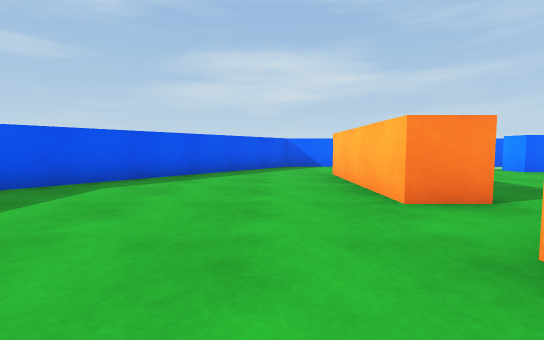
View 1 (above)

24 first-person views from a walk through a Unity game level. The camera is 0.62 m above the floor, tilts 4° down and sees 85° across. The floor is counted in squares, 1 m on a side. Each view is taken from the middle of a square. On the plan, view 1 faces up. The plan holds only what a view shows up to about 9 squares ahead; the rest is blank. The place goes on beyond the plan. Surface patterns are stand-ins for the level's own textures.

View 2
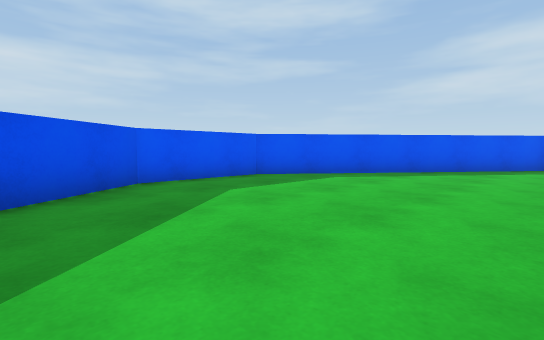

View 3
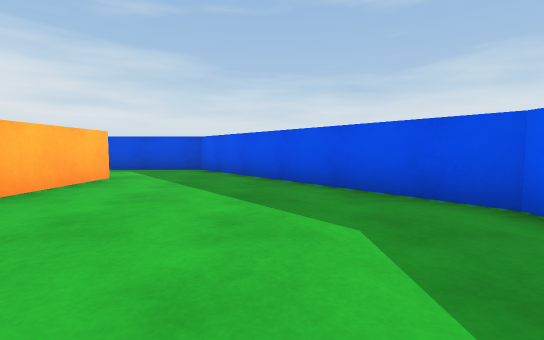

View 4
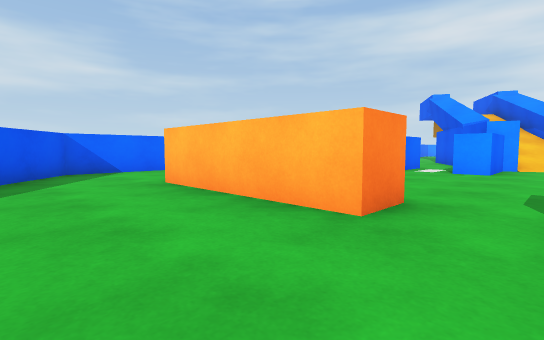

View 5
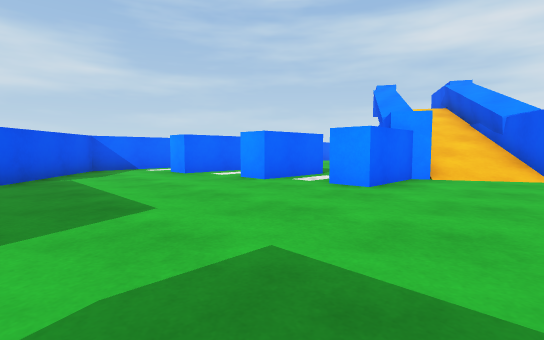

View 6
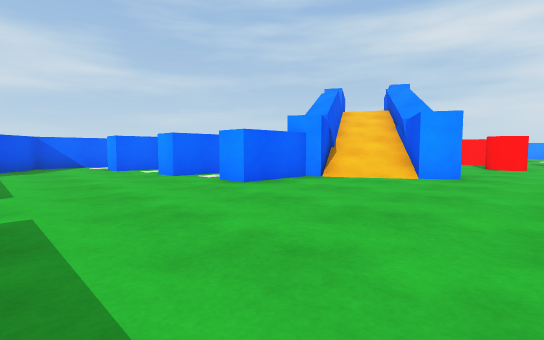

View 7
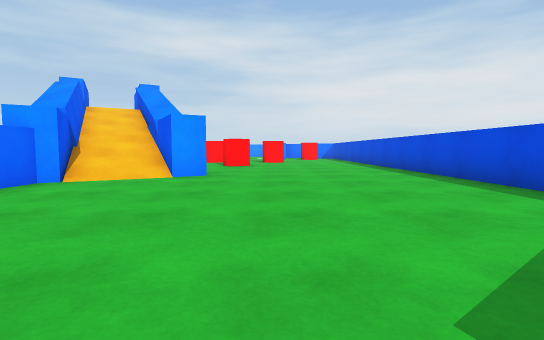

View 8
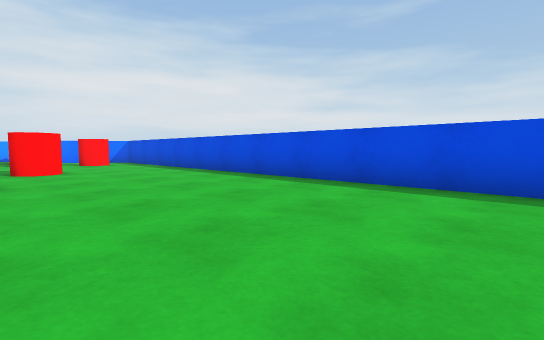

View 9
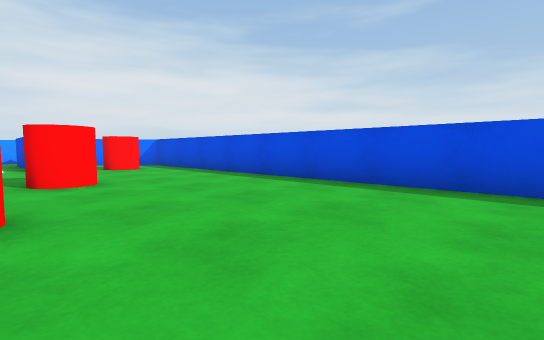

View 10
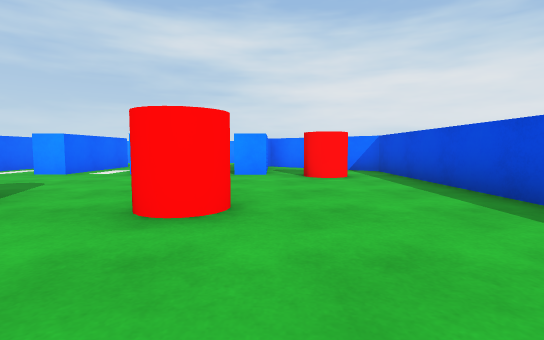

View 11
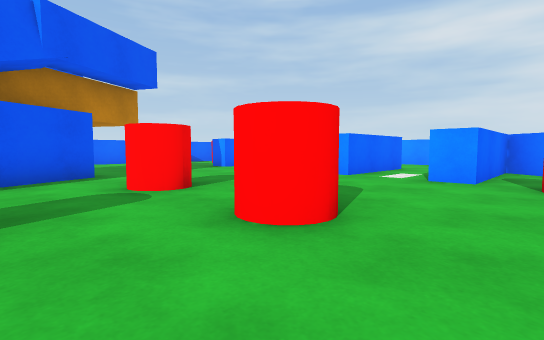

View 12
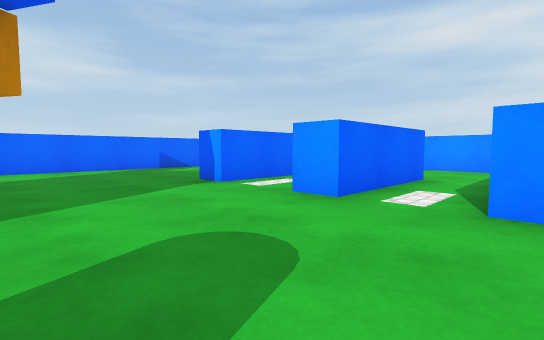

View 13
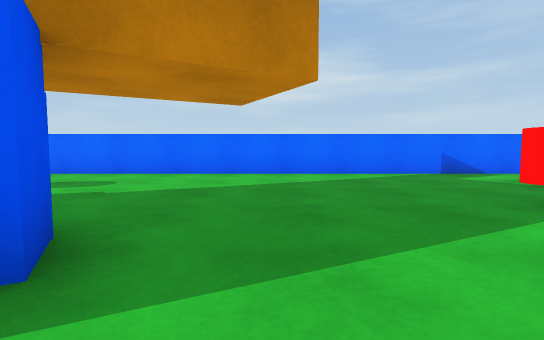

View 14
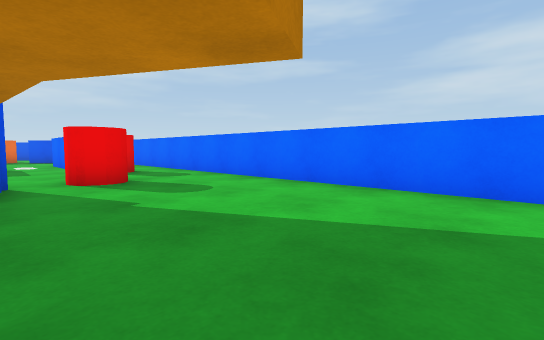

View 15
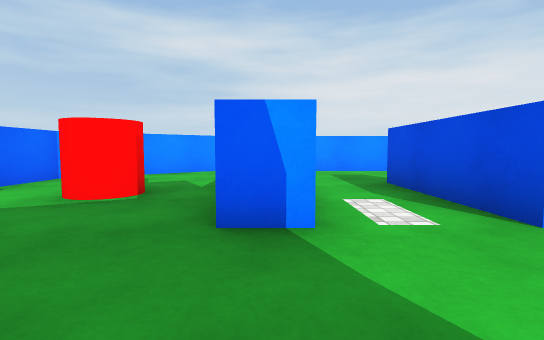

View 16
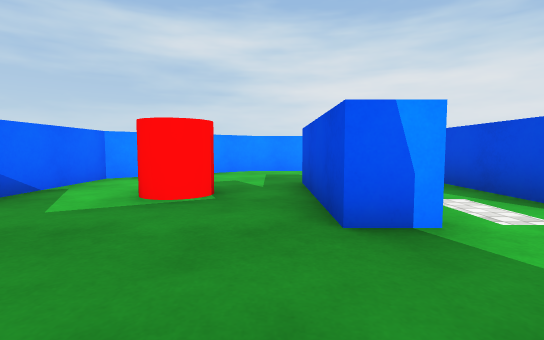

View 17
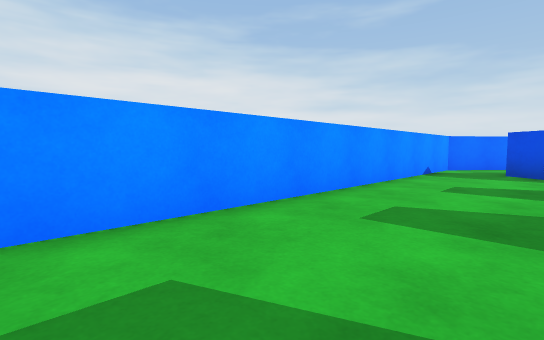

View 18
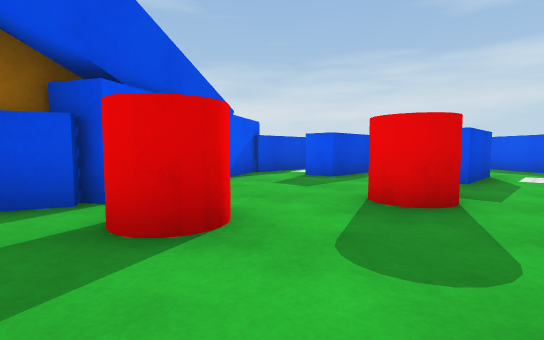

View 19
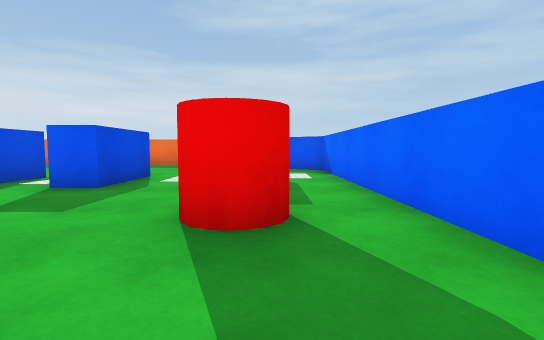

View 20
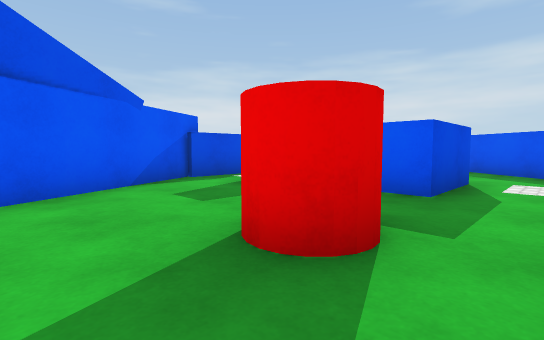

View 21
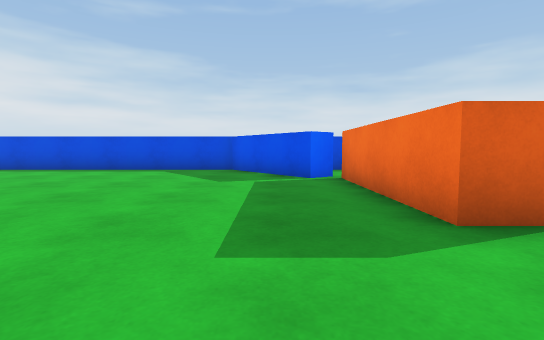

View 22
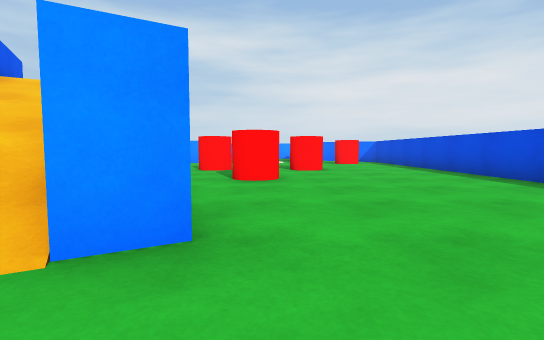

View 23
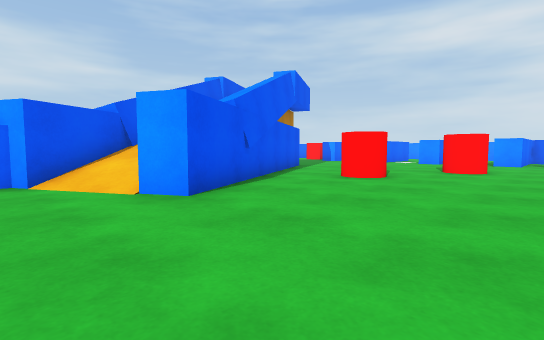

View 24
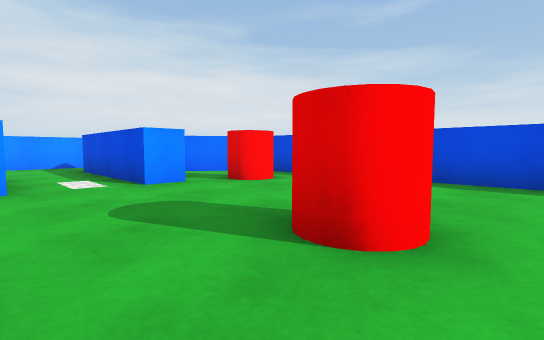

### Floor plan
Ten units are one square. View 1 is at (0, 0); x grows to the right and y downward. Boxes are objects, and circles mark ways between rooms. Rooms are numbered by the first view taken in them; rooms with no view inside come last. Other rooms are left out.
<svg viewBox="-50 -110 340 165">
<path fill="none" stroke="#000" d="M15 -33 15 -74M15 24 15 -16M30 -105 5 -105 -45 -39 -45 -11 1 50 30 50M174 -51 178 -44 110 -5 106 -12M142 -63 149 -60M139 -64 142 -60M96 -30 94 -33M96 -39 128 -57M244 -57 223 -57 223 -64 254 -64M251 -7 223 -7 223 -15M255 -31 223 -31 223 -39 255 -39M26 -33 15 -33M285 28 285 -75 262 -105 53 -105 33 -78M15 -16 25 -16 25 24M25 28 32 23 52 50 233 50 257 19 223 19 223 11 263 11 270 16M131 -50 121 -44M121 -44 96 -30M106 -12 139 -30"/>
<rect x="65" y="-65" width="30" height="10" fill="#bbb"><title>blue block</title></rect>
<rect x="65" y="-95" width="30" height="20" fill="#bbb"><title>blue block</title></rect>
<rect x="75" y="-45" width="20" height="10" fill="#bbb"><title>blue block</title></rect>
<rect x="105" y="-95" width="20" height="20" fill="#bbb"><title>red cylinder</title></rect>
<rect x="135" y="-85" width="10" height="20" fill="#bbb"><title>red cylinder</title></rect>
<rect x="145" y="-15" width="20" height="20" fill="#bbb"><title>red cylinder</title></rect>
<rect x="175" y="5" width="10" height="10" fill="#bbb"><title>red cylinder</title></rect>
<rect x="175" y="-25" width="10" height="20" fill="#bbb"><title>red cylinder</title></rect>
<rect x="215" y="25" width="10" height="10" fill="#bbb"><title>red cylinder</title></rect>
<rect x="235" y="-95" width="10" height="20" fill="#bbb"><title>red cylinder</title></rect>
<circle cx="20" cy="-25" r="3" fill="#2a7"/>
<circle cx="160" cy="-60" r="3" fill="#2a7"/>
<circle cx="95" cy="-15" r="3" fill="#2a7"/>
<circle cx="130" cy="-40" r="3" fill="#2a7"/>
<text x="0" y="-30">1</text>
<text x="160" y="-30">2</text>
<text x="140" y="-50">3</text>
<text x="110" y="-30">4</text>
</svg>
Room 1 opens to room 2. Room 2 opens to room 3. Room 2 opens to room 4. Room 3 opens to room 4.

Where each view was taken, in squares from view 1:
view 1: 0 up, 0 right, facing up
view 2: 1 down, 1 right, facing up-left
view 3: 4 up, 2 left, facing down
view 4: 2 up, 1 left, facing up-right
view 5: 1 up, 3 right, facing up-right
view 6: 1 down, 4 right, facing up-right
view 7: 1 down, 4 right, facing right
view 8: 0 up, 9 right, facing down-right
view 9: 0 up, 12 right, facing down-right
view 10: 2 down, 15 right, facing right
view 11: 3 down, 16 right, facing up-right
view 12: 1 up, 19 right, facing up-right
view 13: 3 up, 19 right, facing up
view 14: 6 up, 20 right, facing up-left
view 15: 6 up, 20 right, facing right
view 16: 7 up, 20 right, facing right
view 17: 7 up, 26 right, facing down-right
view 18: 10 up, 15 right, facing down-left
view 19: 9 up, 14 right, facing left
view 20: 10 up, 13 right, facing down-left
view 21: 4 up, 4 right, facing down
view 22: 0 up, 9 right, facing right
view 23: 3 down, 9 right, facing up-right
view 24: 1 up, 17 right, facing down-right
